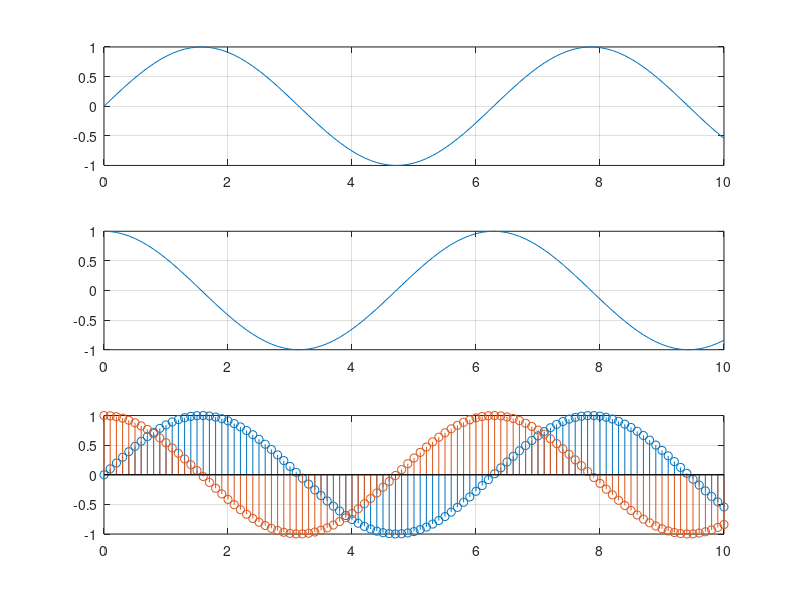

Write the MATLAB code that produced this figure.
close all;
clear;
clc;
n=0:0.1:10;
x=sin(n);
y=cos(n);
subplot(3,1,1);
plot(n,x);
grid on;
subplot(3,1,2);
plot(n,y);
grid on;
subplot(3,1,3);
stem(n,x);
grid on;
hold on;
subplot(3,1,3);
stem(n,y);
grid on;